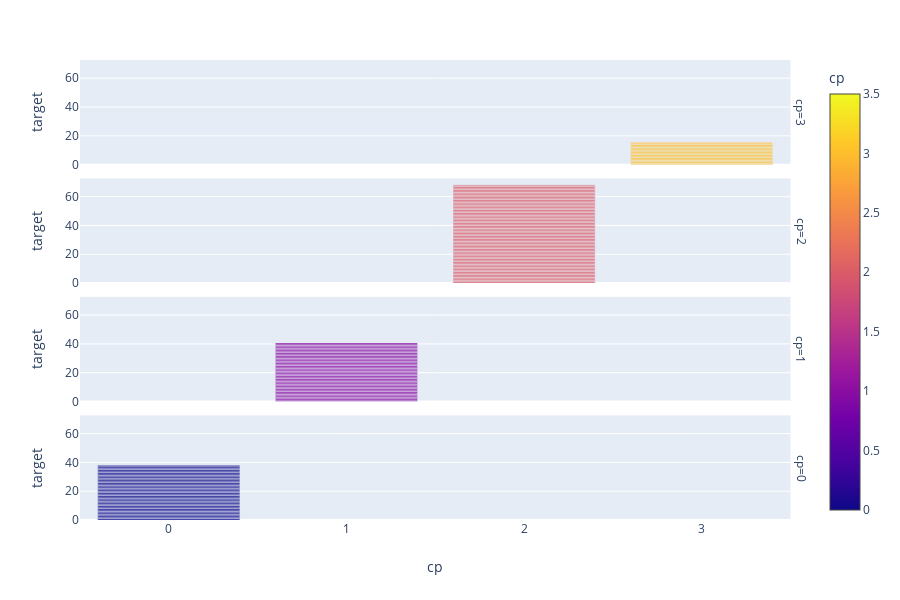

This figure's notebook cell:
### Code cell
fig = px.bar(heart, x="cp", y="target", color="cp", barmode="group",
             facet_row="cp",)
plt.savefig('Log_bar')
fig.show()

### Figure 1 — Plotly figure (JSON) as saved in the notebook; plotly's stock layout.template omitted (floating-point values rounded to 4 significant figures; data arrays with more than 128 entries replaced by an {"elided": "..."} marker saying what was removed)
{"data": [{"alignmentgroup": "True", "hoverlabel": {"namelength": 0}, "hovertemplate": "cp=%{marker.color}<br>target=%{y}", "legendgroup": "", "marker": {"color": [3, 3, 3, 3, 3, 3, 3, 3, 3, 3, 3, 3, 3, 3, 3, 3, 3, 3, 3, 3, 3, 3, 3], "coloraxis": "coloraxis"}, "name": "", "offsetgroup": "", "orientation": "v", "showlegend": false, "textposition": "auto", "type": "bar", "x": [3, 3, 3, 3, 3, 3, 3, 3, 3, 3, 3, 3, 3, 3, 3, 3, 3, 3, 3, 3, 3, 3, 3], "xaxis": "x4", "y": [1, 1, 1, 1, 1, 1, 1, 1, 1, 1, 1, 1, 1, 1, 1, 1, 0, 0, 0, 0, 0, 0, 0], "yaxis": "y4"}, {"alignmentgroup": "True", "hoverlabel": {"namelength": 0}, "hovertemplate": "cp=%{marker.color}<br>target=%{y}", "legendgroup": "", "marker": {"color": [2, 2, 2, 2, 2, 2, 2, 2, 2, 2, 2, 2, 2, 2, 2, 2, 2, 2, 2, 2, 2, 2, 2, 2, 2, 2, 2, 2, 2, 2, 2, 2, 2, 2, 2, 2, 2, 2, 2, 2, 2, 2, 2, 2, 2, 2, 2, 2, 2, 2, 2, 2, 2, 2, 2, 2, 2, 2, 2, 2, 2, 2, 2, 2, 2, 2, 2, 2, 2, 2, 2, 2, 2, 2, 2, 2, 2, 2, 2, 2, 2, 2, 2, 2, 2, 2, 2], "coloraxis": "coloraxis"}, "name": "", "offsetgroup": "", "orientation": "v", "showlegend": false, "textposition": "auto", "type": "bar", "x": [2, 2, 2, 2, 2, 2, 2, 2, 2, 2, 2, 2, 2, 2, 2, 2, 2, 2, 2, 2, 2, 2, 2, 2, 2, 2, 2, 2, 2, 2, 2, 2, 2, 2, 2, 2, 2, 2, 2, 2, 2, 2, 2, 2, 2, 2, 2, 2, 2, 2, 2, 2, 2, 2, 2, 2, 2, 2, 2, 2, 2, 2, 2, 2, 2, 2, 2, 2, 2, 2, 2, 2, 2, 2, 2, 2, 2, 2, 2, 2, 2, 2, 2, 2, 2, 2, 2], "xaxis": "x3", "y": [1, 1, 1, 1, 1, 1, 1, 1, 1, 1, 1, 1, 1, 1, 1, 1, 1, 1, 1, 1, 1, 1, 1, 1, 1, 1, 1, 1, 1, 1, 1, 1, 1, 1, 1, 1, 1, 1, 1, 1, 1, 1, 1, 1, 1, 1, 1, 1, 1, 1, 1, 1, 1, 1, 1, 1, 1, 1, 1, 1, 1, 1, 1, 1, 1, 1, 1, 1, 1, 0, 0, 0, 0, 0, 0, 0, 0, 0, 0, 0, 0, 0, 0, 0, 0, 0, 0], "yaxis": "y3"}, {"alignmentgroup": "True", "hoverlabel": {"namelength": 0}, "hovertemplate": "cp=%{marker.color}<br>target=%{y}", "legendgroup": "", "marker": {"color": [1, 1, 1, 1, 1, 1, 1, 1, 1, 1, 1, 1, 1, 1, 1, 1, 1, 1, 1, 1, 1, 1, 1, 1, 1, 1, 1, 1, 1, 1, 1, 1, 1, 1, 1, 1, 1, 1, 1, 1, 1, 1, 1, 1, 1, 1, 1, 1, 1, 1], "coloraxis": "coloraxis"}, "name": "", "offsetgroup": "", "orientation": "v", "showlegend": false, "textposition": "auto", "type": "bar", "x": [1, 1, 1, 1, 1, 1, 1, 1, 1, 1, 1, 1, 1, 1, 1, 1, 1, 1, 1, 1, 1, 1, 1, 1, 1, 1, 1, 1, 1, 1, 1, 1, 1, 1, 1, 1, 1, 1, 1, 1, 1, 1, 1, 1, 1, 1, 1, 1, 1, 1], "xaxis": "x2", "y": [1, 1, 1, 1, 1, 1, 1, 1, 1, 1, 1, 1, 1, 1, 1, 1, 1, 1, 1, 1, 1, 1, 1, 1, 1, 1, 1, 1, 1, 1, 1, 1, 1, 1, 1, 1, 1, 1, 1, 1, 1, 0, 0, 0, 0, 0, 0, 0, 0, 0], "yaxis": "y2"}, {"alignmentgroup": "True", "hoverlabel": {"namelength": 0}, "hovertemplate": "cp=%{marker.color}<br>target=%{y}", "legendgroup": "", "marker": {"color": {"elided": "143 int values"}, "coloraxis": "coloraxis"}, "name": "", "offsetgroup": "", "orientation": "v", "showlegend": false, "textposition": "auto", "type": "bar", "x": {"elided": "143 int values"}, "xaxis": "x", "y": {"elided": "143 int values"}, "yaxis": "y"}], "layout": {"annotations": [{"font": {}, "showarrow": false, "text": "cp=0", "textangle": 90, "x": 0.98, "xanchor": "left", "xref": "paper", "y": 0.1138, "yanchor": "middle", "yref": "paper"}, {"font": {}, "showarrow": false, "text": "cp=1", "textangle": 90, "x": 0.98, "xanchor": "left", "xref": "paper", "y": 0.3712, "yanchor": "middle", "yref": "paper"}, {"font": {}, "showarrow": false, "text": "cp=2", "textangle": 90, "x": 0.98, "xanchor": "left", "xref": "paper", "y": 0.6288, "yanchor": "middle", "yref": "paper"}, {"font": {}, "showarrow": false, "text": "cp=3", "textangle": 90, "x": 0.98, "xanchor": "left", "xref": "paper", "y": 0.8862, "yanchor": "middle", "yref": "paper"}], "barmode": "group", "coloraxis": {"colorbar": {"title": {"text": "cp"}}, "colorscale": [[0, "#0d0887"], [0.1111, "#46039f"], [0.2222, "#7201a8"], [0.3333, "#9c179e"], [0.4444, "#bd3786"], [0.5556, "#d8576b"], [0.6667, "#ed7953"], [0.7778, "#fb9f3a"], [0.8889, "#fdca26"], [1, "#f0f921"]]}, "height": 600, "legend": {"tracegroupgap": 0}, "margin": {"t": 60}, "xaxis": {"anchor": "y", "categoryarray": [3, 2, 1, 0], "categoryorder": "array", "domain": [0, 0.98], "title": {"text": "cp"}}, "xaxis2": {"anchor": "y2", "domain": [0, 0.98], "matches": "x", "showticklabels": false}, "xaxis3": {"anchor": "y3", "domain": [0, 0.98], "matches": "x", "showticklabels": false}, "xaxis4": {"anchor": "y4", "domain": [0, 0.98], "matches": "x", "showticklabels": false}, "yaxis": {"anchor": "x", "domain": [0, 0.2275], "title": {"text": "target"}}, "yaxis2": {"anchor": "x2", "domain": [0.2575, 0.485], "matches": "y", "title": {"text": "target"}}, "yaxis3": {"anchor": "x3", "domain": [0.515, 0.7425], "matches": "y", "title": {"text": "target"}}, "yaxis4": {"anchor": "x4", "domain": [0.7725, 1], "matches": "y", "title": {"text": "target"}}}}
